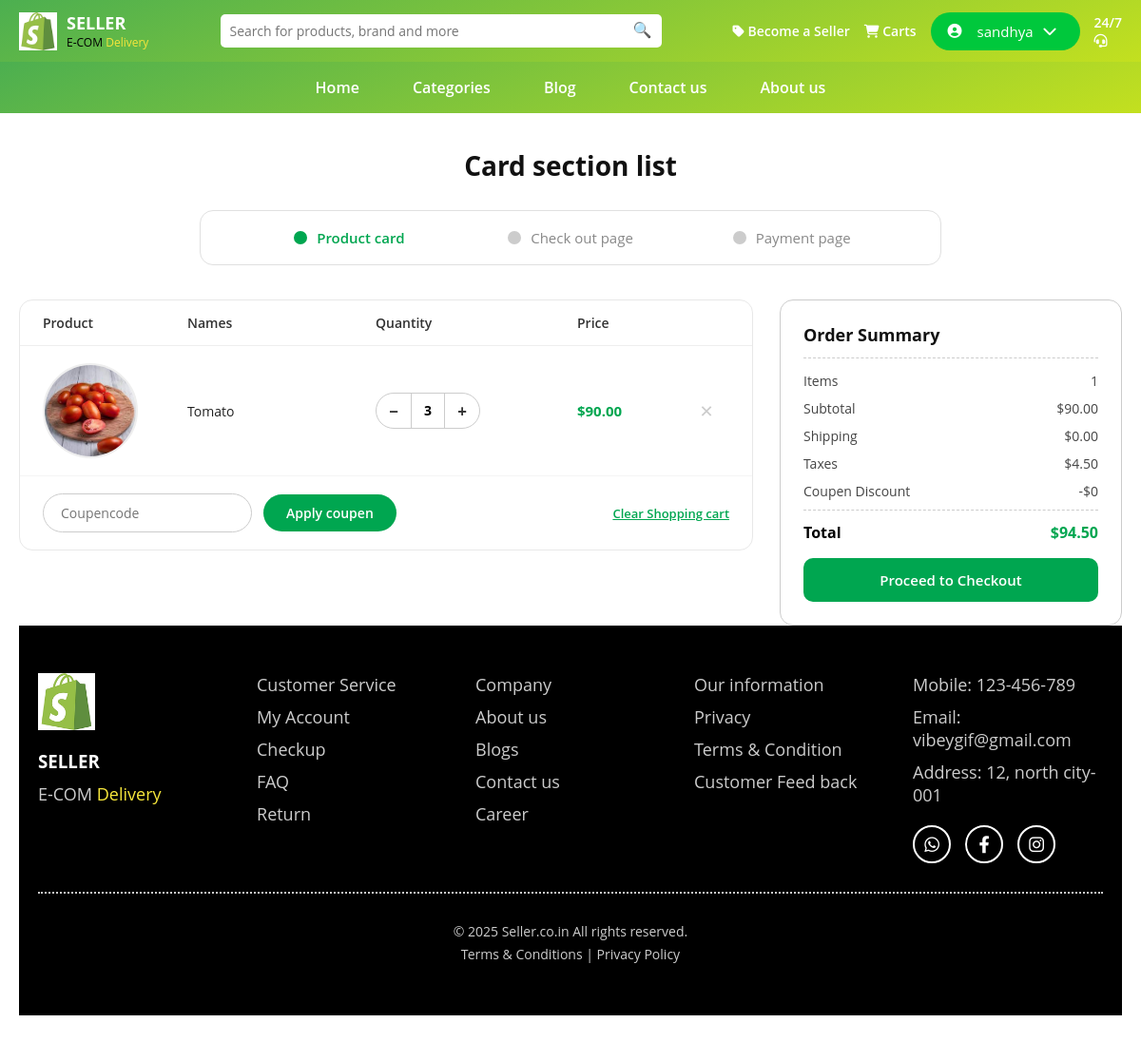
The app's page /cart/ (signed in) with its own data.
### eshop/models.py (models this page shows, shortened)
class CartItem(models.Model):
    cart     = models.ForeignKey(Cart, on_delete=models.CASCADE, related_name='items')
    product  = models.ForeignKey(Product, on_delete=models.CASCADE)
    quantity = models.PositiveIntegerField(default=1)
    class Meta:
        unique_together = ('cart', 'product')
    def get_subtotal(self):
        return round(self.product.price * self.quantity, 2)

class Product(models.Model):
    name             = models.CharField(max_length=200)
    subtitle         = models.CharField(max_length=255, blank=True)
    description      = models.TextField(blank=True)
    price            = models.DecimalField(max_digits=10, decimal_places=2)
    discount_percent = models.PositiveIntegerField(default=0)
    rating           = models.DecimalField(max_digits=3, decimal_places=1, default=4.5)
    quantity_info    = models.CharField(max_length=100, blank=True)
    size             = models.CharField(max_length=50, blank=True)
    image            = models.ImageField(upload_to='products/', blank=True, null=True)
    in_stock         = models.BooleanField(default=True)
    category         = models.ForeignKey(Category, on_delete=models.SET_NULL, null=True, blank=True)
    created_at       = models.DateTimeField(auto_now_add=True)

### eshop/views.py (the view)
# urls.py: path('cart/',                         views.cart_view,       name='cart'),
@login_required(login_url='eshop:login')
def cart_view(request):
    cart       = get_or_create_cart(request.user)
    cart_items = cart.items.select_related('product').all()
    discount      = Decimal(str(request.session.get('coupon_discount', '0')))
    coupon_code   = request.session.get('coupon_code', '')
    subtotal = cart.get_subtotal()
    taxes    = round(subtotal * TAX_RATE, 2)
    shipping = SHIPPING_FEE
    total    = round(subtotal - discount + taxes + shipping, 2)
    return render(request, 'eshop/cart.html', {
        'cart_items':   cart_items,
        'subtotal':     subtotal,
        'taxes':        taxes,
        'shipping':     shipping,
        'discount':     discount,
        'coupon_code':  coupon_code,
        'total':        total,
    })

### eshop/models.py (called while the page is built)
    def get_subtotal(self):
        return sum(item.get_subtotal() for item in self.items.select_related('product').all())

### eshop/views.py (called while the page is built)
def get_or_create_cart(user):
    cart, _ = Cart.objects.get_or_create(user=user)
    return cart

### eshop/templates/eshop/cart.html (shortened to what this page needs)
{% extends "eshop/base.html" %}
{% load static %}
{% block content %}
<div class="cart-page">
  <h2 id="pageTitle">Card section list</h2>
  <div class="step-bar">
    <div class="step-item active" id="step1"><div class="step-dot"></div><span class="step-text">Product card</span></div>
    <div class="step-item"        id="step2"><div class="step-dot"></div><span class="step-text">Check out page</span></div>
    <div class="step-item"        id="step3"><div class="step-dot"></div><span class="step-text">Payment page</span></div>
  </div>
  <div class="tab-panel active" id="panel-cart">
    {% if cart_items %}
    <div class="cart-layout">
      <div>
        <div class="cart-table-wrap">
          <div class="cart-header">
            <span>Product</span><span>Names</span><span>Quantity</span><span>Price</span><span></span>
          </div>
          {% for item in cart_items %}
          <div class="cart-item-row" id="row-{{ item.id }}">
            {% if item.product.image %}
              <img class="cart-img" src="{{ item.product.image.url }}" alt="{{ item.product.name }}" />
            {% else %}
              <img class="cart-img" src="https://via.placeholder.com/100?text=Item" alt="{{ item.product.name }}" />
            {% endif %}
            <div class="cart-name">{{ item.product.name }}</div>
            <div class="qty-control">
              <button class="qty-btn" onclick="changeQty({{ item.id }}, -1)">−</button>
              <div class="qty-num" id="qty-{{ item.id }}">{{ item.quantity }}</div>
              <button class="qty-btn" onclick="changeQty({{ item.id }}, 1)">+</button>
            </div>
            <div class="cart-price" id="price-{{ item.id }}">${{ item.get_subtotal }}</div>
            <button class="remove-btn" onclick="removeItem({{ item.id }})" title="Remove">✕</button>
          </div>
          {% endfor %}
          <div class="coupon-row">
            <input type="text" class="coupon-input" id="couponInput"
                   placeholder="Coupencode" value="{{ coupon_code }}" />
            <button class="apply-btn" onclick="applyCoupon()">Apply coupen</button>
            <button class="clear-cart-link" onclick="clearCart()">Clear Shopping cart</button>
          </div>
        </div>
      </div>
      <div class="summary-card">
        <h3>Order Summary</h3>
        <div class="sum-row"><span>Items</span><span id="s-count">{{ cart_items|length }}</span></div>
        <div class="sum-row"><span>Subtotal</span><span id="s-subtotal">${{ subtotal }}</span></div>
        <div class="sum-row"><span>Shipping</span><span id="s-ship">${{ shipping }}</span></div>
        <div class="sum-row"><span>Taxes</span><span id="s-tax">${{ taxes }}</span></div>
        <div class="sum-row"><span>Coupen Discount</span><span id="s-discount">-${{ discount }}</span></div>
        <div class="sum-total"><span>Total</span><span class="green" id="s-total">${{ total }}</span></div>
        <button class="proceed-btn" onclick="goStep(2)">Proceed to Checkout</button>
      </div>
    </div>
    {% else %}
    <div class="empty-cart">
      <i class="fa fa-shopping-cart"></i>
      Your cart is empty. <a href="{% url 'eshop:categories' %}">Shop now</a>
    </div>
    {% endif %}
  </div>
{% endblock %}

### eshop/templates/eshop/base.html (shortened to what this page needs)
{% load static %}
<!DOCTYPE html>
<html lang="en">
<head>
    <link rel="stylesheet" href="{% static 'css/style.css' %}">
    <link rel="stylesheet" href="https://cdnjs.cloudflare.com/ajax/libs/font-awesome/6.4.0/css/all.min.css">
</head>
<body>
<header class="navbar">
    <div class="logo">
        <img src="{% static 'image/image 63.png' %}" alt="logo">
        <div class="logo-text">
            <h2>SELLER</h2>
            <p>
                <span style="color:black;">E-COM</span>
                <span style="color:#F6E63B;"> Delivery</span>
            </p>
        </div>
    </div>
    <div class="search-box">
        <input type="text" placeholder="Search for products, brand and more">
        <span class="search-icon">🔍</span>
    </div>
    <div class="nav-right desktop-menu">
        <a href="{% url 'eshop:seller_home' %}">
            <i class="fa-solid fa-tag"></i> Become a Seller
        </a>
        <a href="{% url 'eshop:cart' %}">
            <i class="fa-solid fa-cart-shopping"></i> Carts
        </a>
      {% if user.is_authenticated %}
<div class="user-menu">
    <button class="user-btn" onclick="toggleUserPopup()">
        <i class="fa fa-user-circle"></i>
        {{ user.first_name|default:user.username }}
        <i class="fa fa-chevron-down"></i>
    </button>
</div>
{% else %}
<button class="login-btn" onclick="openLoginModal()">Login<i class="fa fa-chevron-down"></i></button>
{% endif %}
        <a href="{% url 'eshop:enquiry' %}">
            <span class="support">
                24/7 <br>
                <i class="fa-solid fa-headset"></i>
            </span>
        </a>
    </div>
</header>
<nav class="menu desktop-menu">
    <a href="{% url 'eshop:index' %}" class="{% if request.resolver_match.url_name == 'index' %}active{% endif %}">
        Home
    </a>
    <a href="{% url 'eshop:categories' %}" class="{% if request.resolver_match.url_name == 'categories' %}active{% endif %}">
        Categories
    </a>
    <a href="{% url 'eshop:blog' %}" class="{% if request.resolver_match.url_name == 'blog' %}active{% endif %}">
        Blog
    </a>
    <a href="{% url 'eshop:contact' %}" class="{% if request.resolver_match.url_name == 'contact' %}active{% endif %}">
        Contact us
    </a>
    <a href="{% url 'eshop:about' %}" class="{% if request.resolver_match.url_name == 'about' %}active{% endif %}">
        About us
    </a>
</nav>
{% block content %}
{% endblock %}
<footer class="footer">
    <div class="footer-container">
        <div class="footer-col logo-col">
            <img src="{% static 'image/image 63.png' %}" alt="logo">
            <h3>SELLER</h3>
            <p>E-COM <span style="color:#F6E63B;">Delivery</span></p>
        </div>
        <div class="footer-col">
            <a href="#">Customer Service</a>
            <a href="#">My Account</a>
            <a href="#">Checkup</a>
            <a href="#">FAQ</a>
            <a href="#">Return</a>
        </div>
        <div class="footer-col">
            <a href="#">Company</a>
            <a href="#">About us</a>
            <a href="#">Blogs</a>
            <a href="#">Contact us</a>
            <a href="#">Career</a>
        </div>
        <div class="footer-col">
            <a href="#">Our information</a>
            <a href="#">Privacy</a>
            <a href="#">Terms & Condition</a>
            <a href="#">Customer Feed back</a>
        </div>
        <div class="footer-col">
            <p>Mobile: 123-456-789</p>
            <p>Email: vibeygif@gmail.com</p>
            <p>Address: 12, north city-001</p>
            <div class="social-icons">
                <a href="#"><i class="fab fa-whatsapp"></i></a>
                <a href="#"><i class="fab fa-facebook-f"></i></a>
                <a href="#"><i class="fab fa-instagram"></i></a>
            </div>
        </div>
    </div>
    <hr class="footer-line">
    <div class="footer-bottom">
        <p>© 2025 Seller.co.in All rights reserved.</p>
        <p>Terms & Conditions | Privacy Policy</p>
    </div>
</footer>
</body>
</html>

### eshop/static/CSS/style.css (style rules this page uses)
* { margin: 0; padding: 0; box-sizing: border-box; font-family: 'Open Sans', sans-serif; }
.navbar { display: flex; align-items: center; justify-content: space-between; background: linear-gradient(160deg, #4CAF50, #C3E01F); padding: 12px 20px; color: white; }
.logo { display: flex; align-items: center; gap: 10px; }
.logo img { width: 40px; height: 40px; object-fit: contain; }
.logo-text h2 { font-size: 18px; margin: 0; }
.logo-text p { font-size: 12px; margin: 0; }
.search-box { position: relative; width: 40%; }
.search-box input { width: 100%; padding: 8px 35px 8px 10px; border-radius: 5px; border: none; font-size: 14px; font-weight: 400; }
.search-icon { position: absolute; right: 10px; top: 5px; }
.nav-right { display: flex; align-items: center; gap: 15px; }
.nav-right a { color: white; text-decoration: none; font-size: 14px; font-weight: 600; }
.support { font-size: 14px; }
.menu { display: flex; justify-content: center; background: linear-gradient(160deg, #4CAF50, #C3E01F); padding: 0; gap: 0; }
.menu a { position: relative; color: white; text-decoration: none; padding: 16px 28px; font-weight: 600; font-size: 16px; transition: all 0.3s ease; }
.footer { background: #000; color: white; padding: 50px 20px; }
.footer-container { display: flex; justify-content: space-between; flex-wrap: wrap; gap: 30px; }
.footer-col { flex: 1 1 180px; display: flex; flex-direction: column; gap: 10px; }
.logo-col img { width: 60px; }
.logo-col h3 { margin-top: 10px; }
.logo-col p { font-size: 13px; color: #ccc; }
.footer-col a { text-decoration: none; color: #ccc; font-size: 18px; font-weight: 500; transition: 0.3s; }
.footer-col p { font-size: 18px; color: #ccc; }
.social-icons { margin-top: 10px; display: flex; gap: 15px; }
.social-icons a { width: 40px; height: 40px; border: 2px solid white; border-radius: 50%; display: flex; align-items: center; justify-content: center; color: white; font-size: 18px; transition: 0.3s ease; }
.footer-line { border: none; border-top: 2px dotted #ccc; margin: 30px 0; }
.footer-bottom { text-align: center; color: #ccc; font-size: 14px; font-weight: 500; }
.footer-bottom p { margin: 5px 0; }
.footer-bottom p:last-child { cursor: pointer; }
.user-menu { position:relative; }
.user-btn { display: flex; align-items: center; gap: 10px; background: white; color: #4CAF50; border: none; padding: 10px 18px; border-radius: 30px; cursor: pointer; font-size: 15px; }
.menu { display:flex; justify-content:center; gap:30px; padding:15px; background:#f8f8f8; }
.menu a { text-decoration:none; color:#333; }
.user-menu { position: relative; display: inline-block; }
.user-btn { background: #00c83c; color: white; border: none; padding: 10px 18px; border-radius: 30px; cursor: pointer; font-size: 15px; }
.user-btn i { margin-right: 6px; }

### eshop/templates/eshop/base.html (style rules this page uses)
.menu { display: flex; justify-content: center; background: linear-gradient(160deg, #4CAF50, #C3E01F); padding: 0; gap: 0; }
.menu a { position: relative; color: white; text-decoration: none; padding: 16px 28px; font-weight: 600; font-size: 16px; transition: all 0.3s ease; }

### records on screen
CartItem: product.image (picture), product.name "Tomato", quantity "3", get_subtotal "90.00"

### other values on screen
{{ user.first_name|default:user.username }} "sandhya"
{{ cart_items|length }} "1"
{{ subtotal }} "90.00"
{{ shipping }} "0.00"
{{ taxes }} "4.50"
{{ discount }} "0"
{{ total }} "94.50"
